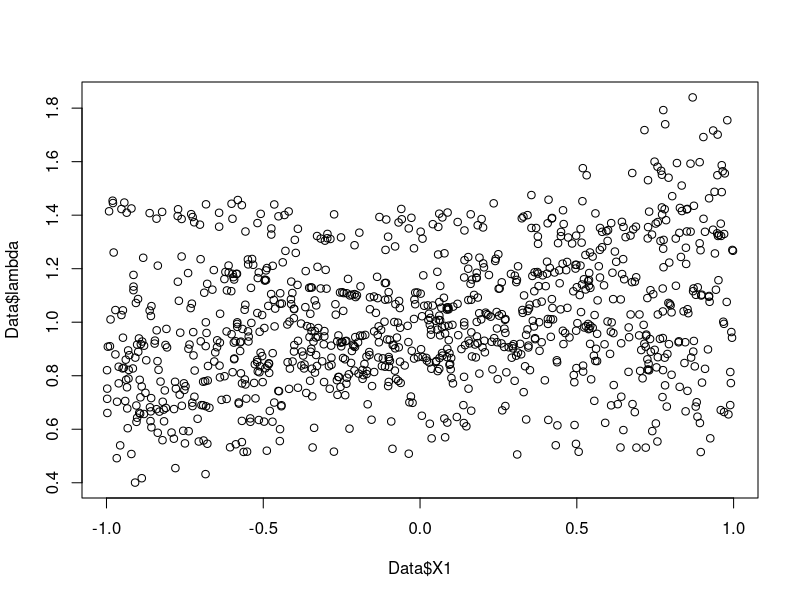

This chart was generated by the following R code: (Note: this script raises an error after producing the figure.)
## Not run:
#========================================
# Hierarchical Poisson Linear Regression
#========================================
setwd("C:/ANDRES/Portatil/Bayesian Econometrics/UserInterface/BEsmarterV11/Data")
library(MCMCpack)

#== Generating data
# Constants
nobs <- 1000
nspecies <- 20
species <- c(1:nspecies,sample(c(1:nspecies),(nobs-nspecies),replace=TRUE))
# Covariates
X1 <- runif(n=nobs,min=-1,max=1)
X2 <- runif(n=nobs,min=-1,max=1)
X <- cbind(rep(1,nobs),X1,X2)
W <- X
# Target parameters
# beta
beta.target <- matrix(c(0.1,0.1,0.1),ncol=1)
# Vb
Vb.target <- c(0.05,0.05,0.05)
# b
b.target <- cbind(rnorm(nspecies,mean=0,sd=sqrt(Vb.target[1])),
                  rnorm(nspecies,mean=0,sd=sqrt(Vb.target[2])),
                  rnorm(nspecies,mean=0,sd=sqrt(Vb.target[3])))
# Response
lambda <- vector()
Y <- vector()
for (n in 1:nobs) {
  lambda[n] <- exp(X[n,]%*%beta.target+W[n,]%*%b.target[species[n],])
  Y[n] <- rpois(1,lambda[n])
}
# Data-set
Data <- as.data.frame(cbind(Y,lambda,X1,X2,species))
plot(Data$X1,Data$lambda)
#== Call to MCMChpoisson
model <- MCMChpoisson(fixed=Y~X1+X2, random=~X1+X2, group="species",
                      data=Data, burnin=5000, mcmc=1000, thin=1,verbose=1,
                      seed=NA, beta.start=0, sigma2.start=1,
                      Vb.start=1, mubeta=0, Vbeta=1.0E6,
                      r=3, R=diag(c(0.1,0.1,0.1)), nu=0.001, delta=0.001, FixOD=0)
#== MCMC analysis
# Graphics
pdf("Posteriors-MCMChpoisson.pdf")
plot(model$mcmc)
dev.off()
# Summary
summary(model$mcmc)
# Predictive posterior mean for each observation
model$lambda.pred
# Predicted-Observed
plot(Data$lambda,model$lambda.pred)
abline(a=0,b=1)
Data <- as.data.frame(cbind(Y,X1,X2,species))
write.csv(Data,file="SimLogitudinalPoisson.csv", row.names=FALSE)
## #Not run
## #You can also compare with lme4 results
## #== lme4 resolution
## library(lme4)
## model.lme4 <- lmer(Y~X1+X2+(1+X1+X2|species),data=Data,family="poisson")
## summary(model.lme4)
## plot(fitted(model.lme4),model$lambda.pred,main="MCMChpoisson/lme4")
## abline(a=0,b=1)
## End(Not run)
